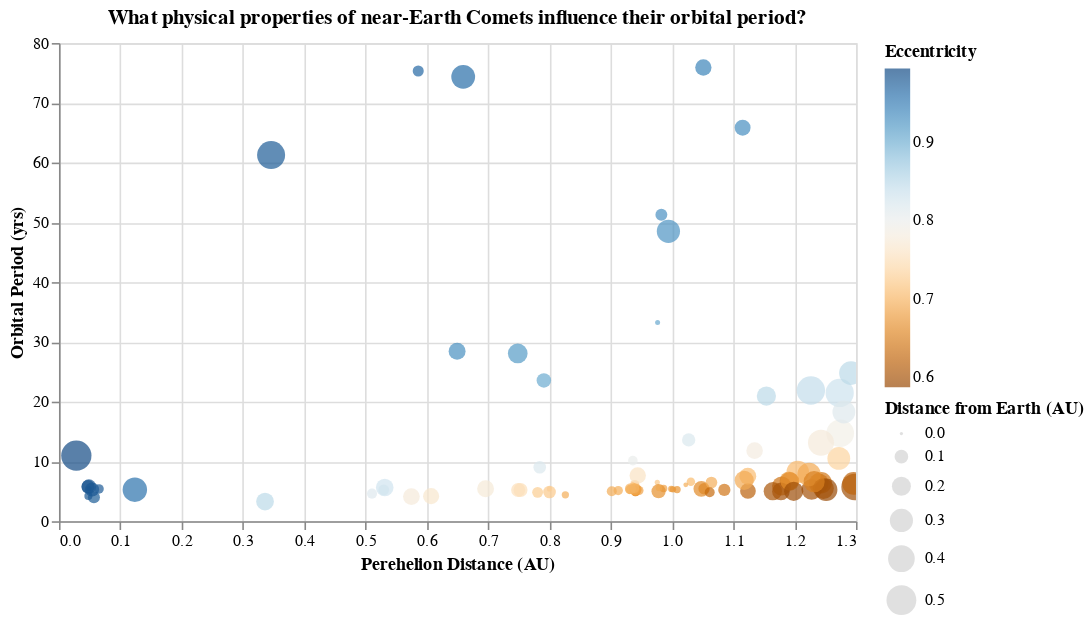

Notebook code for this chart:
### Code cell
selection = alt.selection_point(on="mouseover")
bind = alt.selection_interval(bind='scales', encodings=["x"])

alt.Chart(df).mark_circle().add_params(
    bind,
    selection
).encode(
    x = alt.X("q (AU):Q", title = "Perehelion Distance (AU)"),
    y = alt.Y("P (yr):Q", title = "Orbital Period (yrs)"),
    size = alt.Size("MOID (AU):Q", title = "Distance from Earth (AU)"),
    #column = alt.Column("Decade:O"),
    color = alt.condition(selection, "e:Q", alt.value("lightgray"), scale = alt.Scale(range="diverging"), title="Eccentricity"),
    tooltip = ("Date", "q (AU):Q", "P (yr):Q"),
    #opacity = alt.value(0.5)
).properties(
    width = 500,
    title = "What physical properties of near-Earth Comets influence their orbital period?"
)

### Figure 1 — Vega-Lite specification as saved in the notebook (floating-point values rounded to 4 significant figures; data arrays with more than 128 entries replaced by an {"elided": "..."} marker saying what was removed)
{"config": {"view": {"continuousWidth": 300, "continuousHeight": 300}}, "data": {"name": "data-0d8c3663670c21e8855b60064e8c6949"}, "mark": {"type": "circle"}, "encoding": {"color": {"condition": {"param": "param_55", "field": "e", "type": "quantitative", "scale": {"range": "diverging"}, "title": "Eccentricity"}, "value": "lightgray"}, "size": {"field": "MOID (AU)", "title": "Distance from Earth (AU)", "type": "quantitative"}, "tooltip": [{"field": "Date", "type": "temporal"}, {"field": "q (AU)", "type": "quantitative"}, {"field": "P (yr)", "type": "quantitative"}], "x": {"field": "q (AU)", "title": "Perehelion Distance (AU)", "type": "quantitative"}, "y": {"field": "P (yr)", "title": "Orbital Period (yrs)", "type": "quantitative"}}, "params": [{"name": "param_56", "select": {"type": "interval", "encodings": ["x"]}, "bind": "scales"}, {"name": "param_55", "select": {"type": "point", "on": "mouseover"}}], "title": "What physical properties of near-Earth Comets influence their orbital period?", "width": 500, "$schema": "https://vega.github.io/schema/vega-lite/v5.20.1.json", "datasets": {"data-0d8c3663670c21e8855b60064e8c6949": {"elided": "146 records"}}}
